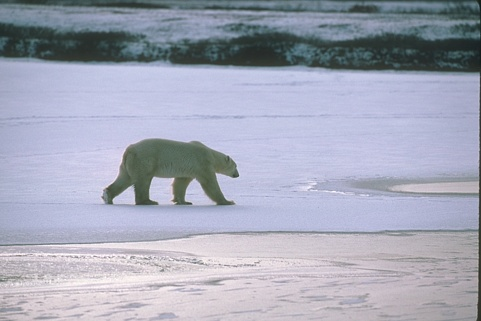
%> input picture Codes/MaxFlowMinFlow_alpha-beta/Images/100007.jpg, 481 x 321 px
$ octave Highpass.m   (GNU Octave 9; MATLAB toolbox functions it lacks are replaced by stand-ins)
%> lines starting %> are read from the running program, lines starting %| are printed output that depends on the picture
tic
I = imread('100007.jpg');
%> I is the input picture: size 321x481x3 uint8; mean R, G, B 164.2, 167.6, 183.7
I = imnoise(I, 'salt & pepper');
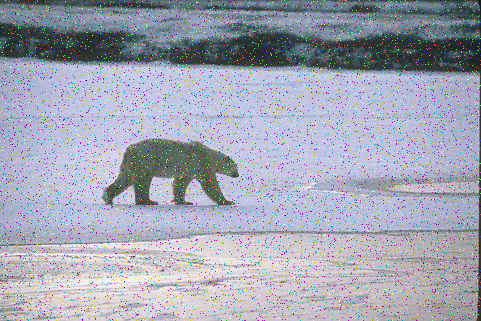
%> I: size 321x481x3 uint8; mean R, G, B 162.4, 165.6, 180.8
A = rgb2gray(I);
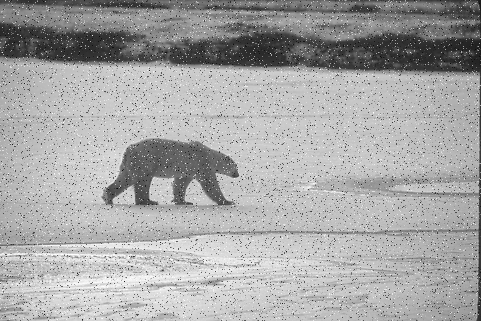
%> A: size 321x481 uint8; min 0, max 255, mean 166.4
A = im2double(A); %A./max(max(max(A)));
%> A: size 321x481 double
G=fspecial('gaussian', [50 50], 5);
Ig=imfilter(A,G,'same');
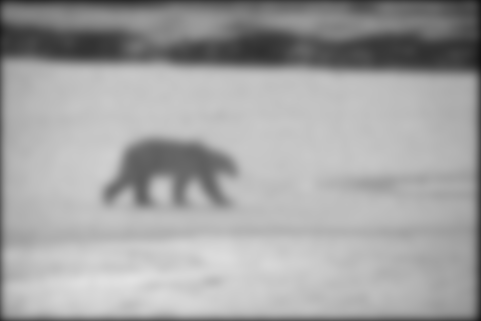
%> Ig: size 321x481 double; min 0.0789, max 0.885, mean 0.641
JK=A-Ig; imshow(JK);
%> after `JK=A-Ig`:
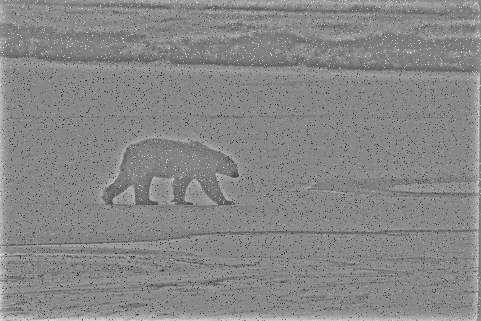
%> JK: size 321x481 double; min -0.774, max 0.696, mean 0.011; drawn with min black and max white
%> after `imshow(JK)`:
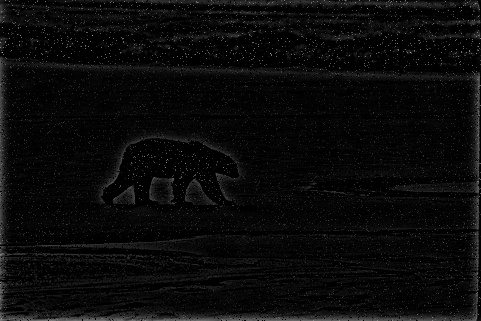
%> displayed picture: size 321x481, on the screen's scale of 0 to 255; min 0, max 177, mean 9.9
toc

$ run again, with Codes/MaxFlowMinFlow_alpha-beta/Images/113016.jpg copied over Codes/MaxFlowMinFlow_alpha-beta/Images/100007.jpg
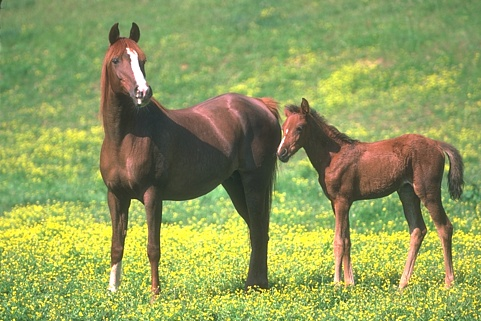
%> input picture Codes/MaxFlowMinFlow_alpha-beta/Images/113016.jpg, 481 x 321 px
%> I is the input picture: size 321x481x3 uint8; mean R, G, B 144.6, 157.9, 90.8
%> `JK=A-Ig`:
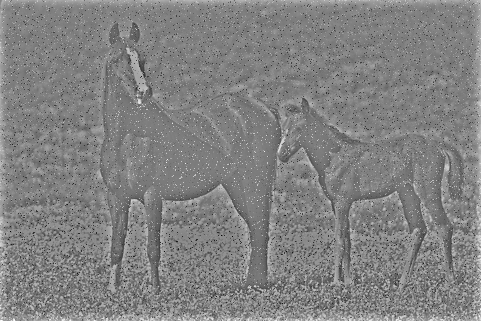
%> JK: size 321x481 double; min -0.766, max 0.76, mean 0.0119; drawn with min black and max white
%> `imshow(JK)`:
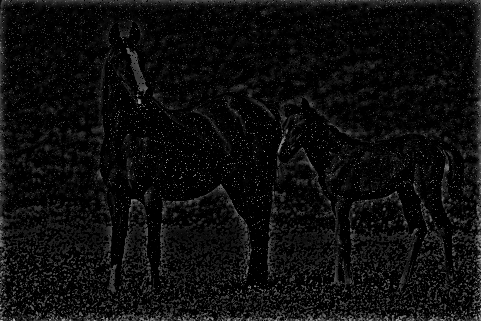
%> displayed picture: size 321x481, on the screen's scale of 0 to 255; min 0, max 194, mean 13

$ run again, with Codes/MaxFlowMinFlow_alpha-beta/Images/138078.jpg copied over Codes/MaxFlowMinFlow_alpha-beta/Images/100007.jpg
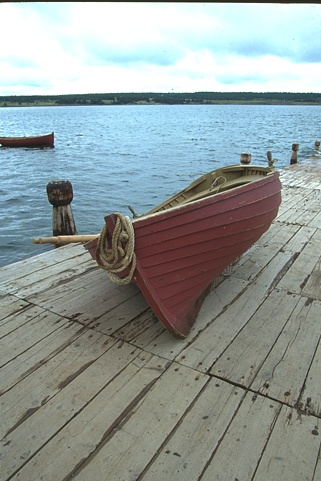
%> input picture Codes/MaxFlowMinFlow_alpha-beta/Images/138078.jpg, 321 x 481 px
%> I is the input picture: size 481x321x3 uint8; mean R, G, B 145.6, 155.2, 153.2
%> `JK=A-Ig`:
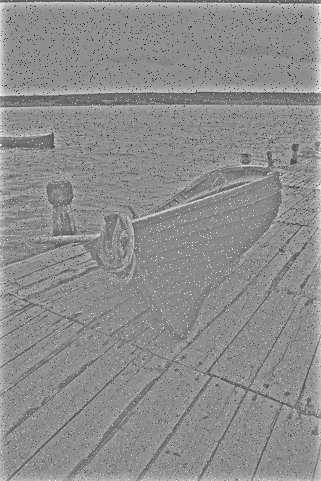
%> JK: size 481x321 double; min -0.865, max 0.71, mean 0.0123; drawn with min black and max white
%> `imshow(JK)`:
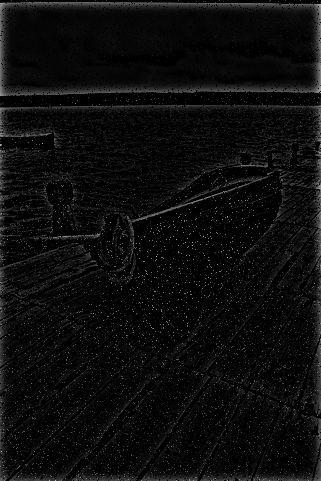
%> displayed picture: size 481x321, on the screen's scale of 0 to 255; min 0, max 181, mean 12.1

$ run again, with Codes/MaxFlowMinFlow_alpha-beta/Images/157087.jpg copied over Codes/MaxFlowMinFlow_alpha-beta/Images/100007.jpg
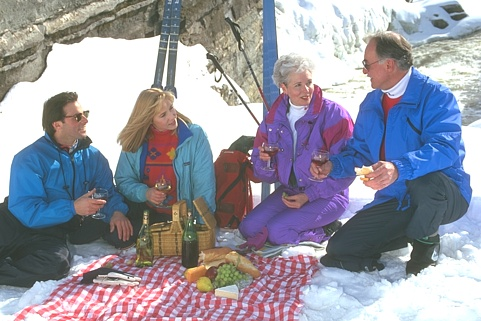
%> input picture Codes/MaxFlowMinFlow_alpha-beta/Images/157087.jpg, 481 x 321 px
%> I is the input picture: size 321x481x3 uint8; mean R, G, B 151.8, 151.4, 163.3
%> `JK=A-Ig`:
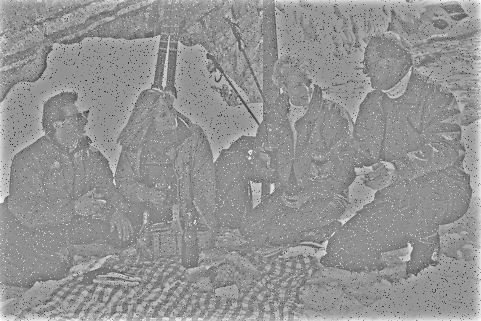
%> JK: size 321x481 double; min -0.97, max 0.728, mean 0.015; drawn with min black and max white
%> `imshow(JK)`:
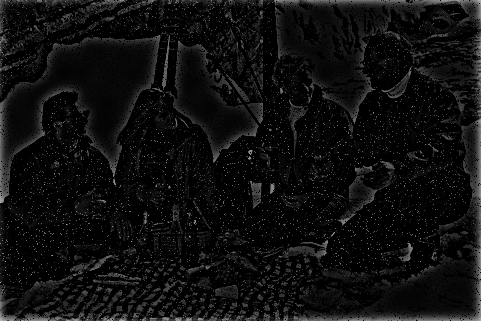
%> displayed picture: size 321x481, on the screen's scale of 0 to 255; min 0, max 186, mean 14.6
